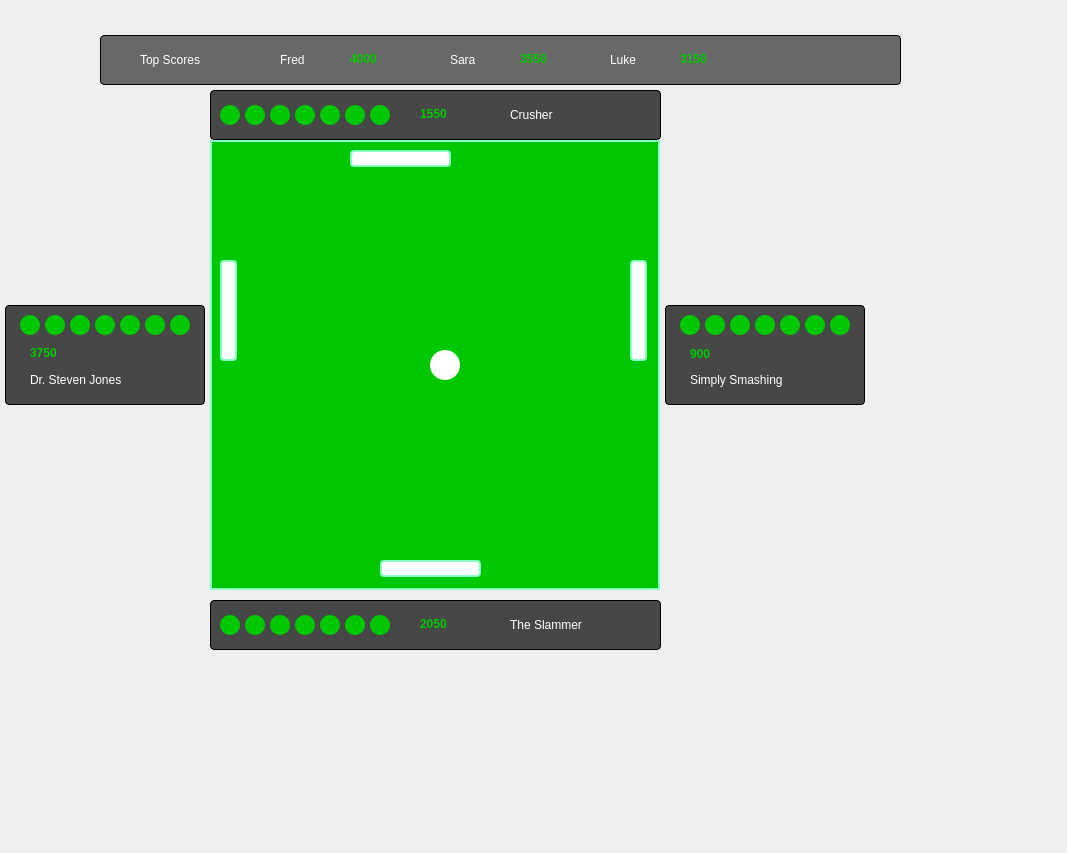
<?xml version="1.0" encoding="UTF-8"?>
<ui version="4.0">
 <class>clientingame</class>
 <widget class="QWidget" name="clientingame">
  <property name="geometry">
   <rect>
    <x>0</x>
    <y>0</y>
    <width>1067</width>
    <height>853</height>
   </rect>
  </property>
  <property name="windowTitle">
   <string>Form</string>
  </property>
  <widget class="QLabel" name="lblPlayerBoardR">
   <property name="geometry">
    <rect>
     <x>665</x>
     <y>305</y>
     <width>200</width>
     <height>100</height>
    </rect>
   </property>
   <property name="mouseTracking">
    <bool>true</bool>
   </property>
   <property name="styleSheet">
    <string notr="true">background-color: rgb(71, 71, 71);
border: 1px solid rgb(0, 0, 0);
color: rgb(0, 200, 0);
border-radius: 4px;</string>
   </property>
   <property name="text">
    <string/>
   </property>
  </widget>
  <widget class="QLabel" name="lblUsernamePT">
   <property name="geometry">
    <rect>
     <x>510</x>
     <y>105</y>
     <width>131</width>
     <height>20</height>
    </rect>
   </property>
   <property name="styleSheet">
    <string notr="true">background-color: rgb(71, 71, 71);
color: rgb(255, 255, 255);
text-align: center;</string>
   </property>
   <property name="text">
    <string>Crusher</string>
   </property>
  </widget>
  <widget class="QLabel" name="lblLife4PT">
   <property name="geometry">
    <rect>
     <x>295</x>
     <y>105</y>
     <width>20</width>
     <height>20</height>
    </rect>
   </property>
   <property name="styleSheet">
    <string notr="true">background-color: rgb(0, 200, 0);
border-radius: 10px;</string>
   </property>
   <property name="text">
    <string/>
   </property>
  </widget>
  <widget class="QLabel" name="lblScorePT">
   <property name="geometry">
    <rect>
     <x>420</x>
     <y>105</y>
     <width>61</width>
     <height>17</height>
    </rect>
   </property>
   <property name="font">
    <font>
     <weight>75</weight>
     <italic>false</italic>
     <bold>true</bold>
    </font>
   </property>
   <property name="styleSheet">
    <string notr="true">background-color: rgb(71, 71, 71);
color: rgb(0, 200, 0);
text-align: center;</string>
   </property>
   <property name="frameShadow">
    <enum>QFrame::Plain</enum>
   </property>
   <property name="text">
    <string>1550</string>
   </property>
  </widget>
  <widget class="QLabel" name="lblScorePR">
   <property name="geometry">
    <rect>
     <x>690</x>
     <y>345</y>
     <width>61</width>
     <height>17</height>
    </rect>
   </property>
   <property name="font">
    <font>
     <weight>75</weight>
     <italic>false</italic>
     <bold>true</bold>
    </font>
   </property>
   <property name="styleSheet">
    <string notr="true">background-color: rgb(71, 71, 71);
color: rgb(0, 200, 0);
text-align: center;</string>
   </property>
   <property name="frameShadow">
    <enum>QFrame::Plain</enum>
   </property>
   <property name="text">
    <string>900</string>
   </property>
  </widget>
  <widget class="QLabel" name="lblLife6PT">
   <property name="geometry">
    <rect>
     <x>345</x>
     <y>105</y>
     <width>20</width>
     <height>20</height>
    </rect>
   </property>
   <property name="styleSheet">
    <string notr="true">background-color: rgb(0, 200, 0);
border-radius: 10px;</string>
   </property>
   <property name="text">
    <string/>
   </property>
  </widget>
  <widget class="QLabel" name="lblLife2PL">
   <property name="geometry">
    <rect>
     <x>45</x>
     <y>315</y>
     <width>20</width>
     <height>20</height>
    </rect>
   </property>
   <property name="styleSheet">
    <string notr="true">background-color: rgb(0, 200, 0);
border-radius: 10px;</string>
   </property>
   <property name="text">
    <string/>
   </property>
  </widget>
  <widget class="QLabel" name="lblLife7PT">
   <property name="geometry">
    <rect>
     <x>370</x>
     <y>105</y>
     <width>20</width>
     <height>20</height>
    </rect>
   </property>
   <property name="styleSheet">
    <string notr="true">background-color: rgb(0, 200, 0);
border-radius: 10px;</string>
   </property>
   <property name="text">
    <string/>
   </property>
  </widget>
  <widget class="QLabel" name="lblLife3PT">
   <property name="geometry">
    <rect>
     <x>270</x>
     <y>105</y>
     <width>20</width>
     <height>20</height>
    </rect>
   </property>
   <property name="styleSheet">
    <string notr="true">background-color: rgb(0, 200, 0);
border-radius: 10px;</string>
   </property>
   <property name="text">
    <string/>
   </property>
  </widget>
  <widget class="QLabel" name="lblLife1PR">
   <property name="geometry">
    <rect>
     <x>680</x>
     <y>315</y>
     <width>20</width>
     <height>20</height>
    </rect>
   </property>
   <property name="styleSheet">
    <string notr="true">background-color: rgb(0, 200, 0);
border-radius: 10px;</string>
   </property>
   <property name="text">
    <string/>
   </property>
  </widget>
  <widget class="QLabel" name="lblLife7PR">
   <property name="geometry">
    <rect>
     <x>830</x>
     <y>315</y>
     <width>20</width>
     <height>20</height>
    </rect>
   </property>
   <property name="styleSheet">
    <string notr="true">background-color: rgb(0, 200, 0);
border-radius: 10px;</string>
   </property>
   <property name="text">
    <string/>
   </property>
  </widget>
  <widget class="QLabel" name="lblLife2PB">
   <property name="geometry">
    <rect>
     <x>245</x>
     <y>615</y>
     <width>20</width>
     <height>20</height>
    </rect>
   </property>
   <property name="styleSheet">
    <string notr="true">background-color: rgb(0, 200, 0);
border-radius: 10px;</string>
   </property>
   <property name="text">
    <string/>
   </property>
  </widget>
  <widget class="QLabel" name="lblLife4PR">
   <property name="geometry">
    <rect>
     <x>755</x>
     <y>315</y>
     <width>20</width>
     <height>20</height>
    </rect>
   </property>
   <property name="styleSheet">
    <string notr="true">background-color: rgb(0, 200, 0);
border-radius: 10px;</string>
   </property>
   <property name="text">
    <string/>
   </property>
  </widget>
  <widget class="QLabel" name="lblLife2PT">
   <property name="geometry">
    <rect>
     <x>245</x>
     <y>105</y>
     <width>20</width>
     <height>20</height>
    </rect>
   </property>
   <property name="styleSheet">
    <string notr="true">background-color: rgb(0, 200, 0);
border-radius: 10px;</string>
   </property>
   <property name="text">
    <string/>
   </property>
  </widget>
  <widget class="QLabel" name="lblTop3Score">
   <property name="geometry">
    <rect>
     <x>680</x>
     <y>50</y>
     <width>61</width>
     <height>17</height>
    </rect>
   </property>
   <property name="font">
    <font>
     <weight>75</weight>
     <italic>false</italic>
     <bold>true</bold>
    </font>
   </property>
   <property name="styleSheet">
    <string notr="true">background-color: rgb(104,104,104);
color: rgb(0, 200, 0);
text-align: center;</string>
   </property>
   <property name="frameShadow">
    <enum>QFrame::Plain</enum>
   </property>
   <property name="text">
    <string>3150</string>
   </property>
  </widget>
  <widget class="QLabel" name="lblUsernamePB">
   <property name="geometry">
    <rect>
     <x>510</x>
     <y>615</y>
     <width>131</width>
     <height>20</height>
    </rect>
   </property>
   <property name="styleSheet">
    <string notr="true">background-color: rgb(71, 71, 71);
color: rgb(255, 255, 255);
text-align: center;</string>
   </property>
   <property name="text">
    <string>The Slammer</string>
   </property>
  </widget>
  <widget class="QLabel" name="lblLife5PT">
   <property name="geometry">
    <rect>
     <x>320</x>
     <y>105</y>
     <width>20</width>
     <height>20</height>
    </rect>
   </property>
   <property name="styleSheet">
    <string notr="true">background-color: rgb(0, 200, 0);
border-radius: 10px;</string>
   </property>
   <property name="text">
    <string/>
   </property>
  </widget>
  <widget class="QLabel" name="lblLife3PL">
   <property name="geometry">
    <rect>
     <x>70</x>
     <y>315</y>
     <width>20</width>
     <height>20</height>
    </rect>
   </property>
   <property name="styleSheet">
    <string notr="true">background-color: rgb(0, 200, 0);
border-radius: 10px;</string>
   </property>
   <property name="text">
    <string/>
   </property>
  </widget>
  <widget class="QLabel" name="lblTop1Usrnm">
   <property name="geometry">
    <rect>
     <x>280</x>
     <y>50</y>
     <width>61</width>
     <height>20</height>
    </rect>
   </property>
   <property name="styleSheet">
    <string notr="true">background-color: rgb(104,104,104);
color: rgb(255, 255, 255);
text-align: center;</string>
   </property>
   <property name="text">
    <string>Fred</string>
   </property>
  </widget>
  <widget class="QLabel" name="lblLife3PR">
   <property name="geometry">
    <rect>
     <x>730</x>
     <y>315</y>
     <width>20</width>
     <height>20</height>
    </rect>
   </property>
   <property name="styleSheet">
    <string notr="true">background-color: rgb(0, 200, 0);
border-radius: 10px;</string>
   </property>
   <property name="text">
    <string/>
   </property>
  </widget>
  <widget class="QLabel" name="lblLife4PB">
   <property name="geometry">
    <rect>
     <x>295</x>
     <y>615</y>
     <width>20</width>
     <height>20</height>
    </rect>
   </property>
   <property name="styleSheet">
    <string notr="true">background-color: rgb(0, 200, 0);
border-radius: 10px;</string>
   </property>
   <property name="text">
    <string/>
   </property>
  </widget>
  <widget class="QLabel" name="lblScorePB">
   <property name="geometry">
    <rect>
     <x>420</x>
     <y>615</y>
     <width>61</width>
     <height>17</height>
    </rect>
   </property>
   <property name="font">
    <font>
     <weight>75</weight>
     <italic>false</italic>
     <bold>true</bold>
    </font>
   </property>
   <property name="styleSheet">
    <string notr="true">background-color: rgb(71, 71, 71);
color: rgb(0, 200, 0);
text-align: center;</string>
   </property>
   <property name="frameShadow">
    <enum>QFrame::Plain</enum>
   </property>
   <property name="text">
    <string>2050</string>
   </property>
  </widget>
  <widget class="QLabel" name="lblLeaderBoard">
   <property name="geometry">
    <rect>
     <x>100</x>
     <y>35</y>
     <width>801</width>
     <height>50</height>
    </rect>
   </property>
   <property name="mouseTracking">
    <bool>true</bool>
   </property>
   <property name="styleSheet">
    <string notr="true">background-color: rgb(104, 104, 104);
border: 1px solid rgb(0, 0, 0);
color: rgb(0, 200, 0);
border-radius: 4px;</string>
   </property>
   <property name="text">
    <string/>
   </property>
  </widget>
  <widget class="QLabel" name="lblLife6PR">
   <property name="geometry">
    <rect>
     <x>805</x>
     <y>315</y>
     <width>20</width>
     <height>20</height>
    </rect>
   </property>
   <property name="styleSheet">
    <string notr="true">background-color: rgb(0, 200, 0);
border-radius: 10px;</string>
   </property>
   <property name="text">
    <string/>
   </property>
  </widget>
  <widget class="QLabel" name="lblUsernamePR">
   <property name="geometry">
    <rect>
     <x>690</x>
     <y>370</y>
     <width>131</width>
     <height>20</height>
    </rect>
   </property>
   <property name="styleSheet">
    <string notr="true">background-color: rgb(71, 71, 71);
color: rgb(255, 255, 255);
text-align: center;</string>
   </property>
   <property name="text">
    <string>Simply Smashing</string>
   </property>
  </widget>
  <widget class="QLabel" name="lblLife5PB">
   <property name="geometry">
    <rect>
     <x>320</x>
     <y>615</y>
     <width>20</width>
     <height>20</height>
    </rect>
   </property>
   <property name="styleSheet">
    <string notr="true">background-color: rgb(0, 200, 0);
border-radius: 10px;</string>
   </property>
   <property name="text">
    <string/>
   </property>
  </widget>
  <widget class="QLabel" name="lblLife7PB">
   <property name="geometry">
    <rect>
     <x>370</x>
     <y>615</y>
     <width>20</width>
     <height>20</height>
    </rect>
   </property>
   <property name="styleSheet">
    <string notr="true">background-color: rgb(0, 200, 0);
border-radius: 10px;</string>
   </property>
   <property name="text">
    <string/>
   </property>
  </widget>
  <widget class="QLabel" name="lblLife7PL">
   <property name="geometry">
    <rect>
     <x>170</x>
     <y>315</y>
     <width>20</width>
     <height>20</height>
    </rect>
   </property>
   <property name="styleSheet">
    <string notr="true">background-color: rgb(0, 200, 0);
border-radius: 10px;</string>
   </property>
   <property name="text">
    <string/>
   </property>
  </widget>
  <widget class="QLabel" name="lblTop1Score">
   <property name="geometry">
    <rect>
     <x>350</x>
     <y>50</y>
     <width>61</width>
     <height>17</height>
    </rect>
   </property>
   <property name="font">
    <font>
     <weight>75</weight>
     <italic>false</italic>
     <bold>true</bold>
    </font>
   </property>
   <property name="styleSheet">
    <string notr="true">background-color: rgb(104,104,104);
color: rgb(0, 200, 0);
text-align: center;</string>
   </property>
   <property name="frameShadow">
    <enum>QFrame::Plain</enum>
   </property>
   <property name="text">
    <string>4000</string>
   </property>
  </widget>
  <widget class="QLabel" name="lblLife2PR">
   <property name="geometry">
    <rect>
     <x>705</x>
     <y>315</y>
     <width>20</width>
     <height>20</height>
    </rect>
   </property>
   <property name="styleSheet">
    <string notr="true">background-color: rgb(0, 200, 0);
border-radius: 10px;</string>
   </property>
   <property name="text">
    <string/>
   </property>
  </widget>
  <widget class="QLabel" name="lblPlayerBoardB">
   <property name="geometry">
    <rect>
     <x>210</x>
     <y>600</y>
     <width>451</width>
     <height>50</height>
    </rect>
   </property>
   <property name="mouseTracking">
    <bool>true</bool>
   </property>
   <property name="styleSheet">
    <string notr="true">background-color: rgb(71, 71, 71);
border: 1px solid rgb(0, 0, 0);
color: rgb(0, 200, 0);
border-radius: 4px;</string>
   </property>
   <property name="text">
    <string/>
   </property>
  </widget>
  <widget class="QLabel" name="lblLife1PB">
   <property name="geometry">
    <rect>
     <x>220</x>
     <y>615</y>
     <width>20</width>
     <height>20</height>
    </rect>
   </property>
   <property name="styleSheet">
    <string notr="true">background-color: rgb(0, 200, 0);
border-radius: 10px;</string>
   </property>
   <property name="text">
    <string/>
   </property>
  </widget>
  <widget class="QLabel" name="lblLife1PL">
   <property name="geometry">
    <rect>
     <x>20</x>
     <y>315</y>
     <width>20</width>
     <height>20</height>
    </rect>
   </property>
   <property name="styleSheet">
    <string notr="true">background-color: rgb(0, 200, 0);
border-radius: 10px;</string>
   </property>
   <property name="text">
    <string/>
   </property>
  </widget>
  <widget class="QLabel" name="lblScorePL">
   <property name="geometry">
    <rect>
     <x>30</x>
     <y>345</y>
     <width>61</width>
     <height>16</height>
    </rect>
   </property>
   <property name="font">
    <font>
     <weight>75</weight>
     <italic>false</italic>
     <bold>true</bold>
    </font>
   </property>
   <property name="styleSheet">
    <string notr="true">background-color: rgb(71, 71, 71);
color: rgb(0, 200, 0);
text-align: center;</string>
   </property>
   <property name="frameShadow">
    <enum>QFrame::Plain</enum>
   </property>
   <property name="text">
    <string>3750</string>
   </property>
  </widget>
  <widget class="QLabel" name="lblLife1PT">
   <property name="geometry">
    <rect>
     <x>220</x>
     <y>105</y>
     <width>20</width>
     <height>20</height>
    </rect>
   </property>
   <property name="styleSheet">
    <string notr="true">background-color: rgb(0, 200, 0);
border-radius: 10px;</string>
   </property>
   <property name="text">
    <string/>
   </property>
  </widget>
  <widget class="QLabel" name="lblUsernamePL">
   <property name="geometry">
    <rect>
     <x>30</x>
     <y>370</y>
     <width>131</width>
     <height>20</height>
    </rect>
   </property>
   <property name="styleSheet">
    <string notr="true">background-color: rgb(71, 71, 71);
color: rgb(255, 255, 255);
text-align: center;</string>
   </property>
   <property name="text">
    <string>Dr. Steven Jones</string>
   </property>
  </widget>
  <widget class="QLabel" name="lblLife5PL">
   <property name="geometry">
    <rect>
     <x>120</x>
     <y>315</y>
     <width>20</width>
     <height>20</height>
    </rect>
   </property>
   <property name="styleSheet">
    <string notr="true">background-color: rgb(0, 200, 0);
border-radius: 10px;</string>
   </property>
   <property name="text">
    <string/>
   </property>
  </widget>
  <widget class="QLabel" name="lblLife4PL">
   <property name="geometry">
    <rect>
     <x>95</x>
     <y>315</y>
     <width>20</width>
     <height>20</height>
    </rect>
   </property>
   <property name="styleSheet">
    <string notr="true">background-color: rgb(0, 200, 0);
border-radius: 10px;</string>
   </property>
   <property name="text">
    <string/>
   </property>
  </widget>
  <widget class="QLabel" name="lblLife6PB">
   <property name="geometry">
    <rect>
     <x>345</x>
     <y>615</y>
     <width>20</width>
     <height>20</height>
    </rect>
   </property>
   <property name="styleSheet">
    <string notr="true">background-color: rgb(0, 200, 0);
border-radius: 10px;</string>
   </property>
   <property name="text">
    <string/>
   </property>
  </widget>
  <widget class="QLabel" name="lblLife6PL">
   <property name="geometry">
    <rect>
     <x>145</x>
     <y>315</y>
     <width>20</width>
     <height>20</height>
    </rect>
   </property>
   <property name="styleSheet">
    <string notr="true">background-color: rgb(0, 200, 0);
border-radius: 10px;</string>
   </property>
   <property name="text">
    <string/>
   </property>
  </widget>
  <widget class="QLabel" name="lblPlayerBoardL">
   <property name="geometry">
    <rect>
     <x>5</x>
     <y>305</y>
     <width>200</width>
     <height>100</height>
    </rect>
   </property>
   <property name="mouseTracking">
    <bool>true</bool>
   </property>
   <property name="styleSheet">
    <string notr="true">background-color: rgb(71, 71, 71);
border: 1px solid rgb(0, 0, 0);
color: rgb(0, 200, 0);
border-radius: 4px;</string>
   </property>
   <property name="text">
    <string/>
   </property>
  </widget>
  <widget class="QLabel" name="lblLife3PB">
   <property name="geometry">
    <rect>
     <x>270</x>
     <y>615</y>
     <width>20</width>
     <height>20</height>
    </rect>
   </property>
   <property name="styleSheet">
    <string notr="true">background-color: rgb(0, 200, 0);
border-radius: 10px;</string>
   </property>
   <property name="text">
    <string/>
   </property>
  </widget>
  <widget class="QLabel" name="lblTop2Score">
   <property name="geometry">
    <rect>
     <x>520</x>
     <y>50</y>
     <width>61</width>
     <height>17</height>
    </rect>
   </property>
   <property name="font">
    <font>
     <weight>75</weight>
     <italic>false</italic>
     <bold>true</bold>
    </font>
   </property>
   <property name="styleSheet">
    <string notr="true">background-color: rgb(104,104,104);
color: rgb(0, 200, 0);
text-align: center;</string>
   </property>
   <property name="frameShadow">
    <enum>QFrame::Plain</enum>
   </property>
   <property name="text">
    <string>3550</string>
   </property>
  </widget>
  <widget class="QWidget" name="gameCourt" native="true">
   <property name="enabled">
    <bool>true</bool>
   </property>
   <property name="geometry">
    <rect>
     <x>210</x>
     <y>140</y>
     <width>450</width>
     <height>450</height>
    </rect>
   </property>
   <property name="styleSheet">
    <string notr="true">background-color: rgb(0, 200, 0);
border: 2px solid rgb(137, 255, 200);
box-shadow: 10px 10px 30px rgb(0, 0, 0);</string>
   </property>
   <widget class="QLabel" name="lblBall_2">
    <property name="geometry">
     <rect>
      <x>220</x>
      <y>210</y>
      <width>30</width>
      <height>30</height>
     </rect>
    </property>
    <property name="styleSheet">
     <string notr="true">border: 0px solid rgb(255, 255, 255);
background-color: rgb(255, 255, 255);
border-radius: 15px;</string>
    </property>
    <property name="text">
     <string/>
    </property>
   </widget>
   <widget class="QLabel" name="paddle_0">
    <property name="geometry">
     <rect>
      <x>170</x>
      <y>420</y>
      <width>101</width>
      <height>17</height>
     </rect>
    </property>
    <property name="sizePolicy">
     <sizepolicy hsizetype="Preferred" vsizetype="Preferred">
      <horstretch>0</horstretch>
      <verstretch>0</verstretch>
     </sizepolicy>
    </property>
    <property name="baseSize">
     <size>
      <width>0</width>
      <height>0</height>
     </size>
    </property>
    <property name="styleSheet">
     <string notr="true">background-color: rgb(255, 255, 255);
border-radius: 4px;</string>
    </property>
    <property name="frameShadow">
     <enum>QFrame::Raised</enum>
    </property>
    <property name="text">
     <string/>
    </property>
   </widget>
   <widget class="QLabel" name="paddle_1">
    <property name="geometry">
     <rect>
      <x>10</x>
      <y>120</y>
      <width>17</width>
      <height>101</height>
     </rect>
    </property>
    <property name="sizePolicy">
     <sizepolicy hsizetype="Preferred" vsizetype="Preferred">
      <horstretch>0</horstretch>
      <verstretch>0</verstretch>
     </sizepolicy>
    </property>
    <property name="baseSize">
     <size>
      <width>0</width>
      <height>0</height>
     </size>
    </property>
    <property name="styleSheet">
     <string notr="true">background-color: rgb(255, 255, 255);
border-radius: 4px;</string>
    </property>
    <property name="frameShadow">
     <enum>QFrame::Raised</enum>
    </property>
    <property name="text">
     <string/>
    </property>
   </widget>
   <widget class="QLabel" name="paddle_3">
    <property name="geometry">
     <rect>
      <x>420</x>
      <y>120</y>
      <width>17</width>
      <height>101</height>
     </rect>
    </property>
    <property name="sizePolicy">
     <sizepolicy hsizetype="Preferred" vsizetype="Preferred">
      <horstretch>0</horstretch>
      <verstretch>0</verstretch>
     </sizepolicy>
    </property>
    <property name="baseSize">
     <size>
      <width>0</width>
      <height>0</height>
     </size>
    </property>
    <property name="styleSheet">
     <string notr="true">background-color: rgb(255, 255, 255);
border-radius: 4px;</string>
    </property>
    <property name="frameShadow">
     <enum>QFrame::Raised</enum>
    </property>
    <property name="text">
     <string/>
    </property>
   </widget>
   <widget class="QLabel" name="paddle_2">
    <property name="geometry">
     <rect>
      <x>140</x>
      <y>10</y>
      <width>101</width>
      <height>17</height>
     </rect>
    </property>
    <property name="sizePolicy">
     <sizepolicy hsizetype="Preferred" vsizetype="Preferred">
      <horstretch>0</horstretch>
      <verstretch>0</verstretch>
     </sizepolicy>
    </property>
    <property name="baseSize">
     <size>
      <width>0</width>
      <height>0</height>
     </size>
    </property>
    <property name="styleSheet">
     <string notr="true">background-color: rgb(255, 255, 255);
border-radius: 4px;</string>
    </property>
    <property name="frameShadow">
     <enum>QFrame::Raised</enum>
    </property>
    <property name="text">
     <string/>
    </property>
   </widget>
  </widget>
  <widget class="QLabel" name="lblLeaderBoardTitle">
   <property name="geometry">
    <rect>
     <x>140</x>
     <y>50</y>
     <width>81</width>
     <height>20</height>
    </rect>
   </property>
   <property name="styleSheet">
    <string notr="true">background-color: rgb(104,104,104);
color: rgb(255, 255, 255);
text-align: center;</string>
   </property>
   <property name="text">
    <string>Top Scores</string>
   </property>
  </widget>
  <widget class="QLabel" name="lblLife5PR">
   <property name="geometry">
    <rect>
     <x>780</x>
     <y>315</y>
     <width>20</width>
     <height>20</height>
    </rect>
   </property>
   <property name="styleSheet">
    <string notr="true">background-color: rgb(0, 200, 0);
border-radius: 10px;</string>
   </property>
   <property name="text">
    <string/>
   </property>
  </widget>
  <widget class="QLabel" name="lblTop2Usrnm">
   <property name="geometry">
    <rect>
     <x>450</x>
     <y>50</y>
     <width>61</width>
     <height>20</height>
    </rect>
   </property>
   <property name="styleSheet">
    <string notr="true">background-color: rgb(104,104,104);
color: rgb(255, 255, 255);
text-align: center;</string>
   </property>
   <property name="text">
    <string>Sara</string>
   </property>
  </widget>
  <widget class="QLabel" name="lblTop3Usrnm">
   <property name="geometry">
    <rect>
     <x>610</x>
     <y>50</y>
     <width>61</width>
     <height>20</height>
    </rect>
   </property>
   <property name="styleSheet">
    <string notr="true">background-color: rgb(104,104,104);
color: rgb(255, 255, 255);
text-align: center;</string>
   </property>
   <property name="text">
    <string>Luke</string>
   </property>
  </widget>
  <widget class="QLabel" name="lblPlayerBoardT">
   <property name="geometry">
    <rect>
     <x>210</x>
     <y>90</y>
     <width>451</width>
     <height>50</height>
    </rect>
   </property>
   <property name="mouseTracking">
    <bool>true</bool>
   </property>
   <property name="styleSheet">
    <string notr="true">background-color: rgb(71, 71, 71);
border: 1px solid rgb(0, 0, 0);
color: rgb(0, 200, 0);
border-radius: 4px;</string>
   </property>
   <property name="text">
    <string/>
   </property>
  </widget>
  <zorder>lblPlayerBoardL</zorder>
  <zorder>gameCourt</zorder>
  <zorder>lblPlayerBoardB</zorder>
  <zorder>lblPlayerBoardR</zorder>
  <zorder>lblLeaderBoard</zorder>
  <zorder>lblPlayerBoardT</zorder>
  <zorder>lblUsernamePT</zorder>
  <zorder>lblLife4PT</zorder>
  <zorder>lblScorePT</zorder>
  <zorder>lblScorePR</zorder>
  <zorder>lblLife6PT</zorder>
  <zorder>lblLife2PL</zorder>
  <zorder>lblLife7PT</zorder>
  <zorder>lblLife3PT</zorder>
  <zorder>lblLife1PR</zorder>
  <zorder>lblLife7PR</zorder>
  <zorder>lblLife2PB</zorder>
  <zorder>lblLife4PR</zorder>
  <zorder>lblLife2PT</zorder>
  <zorder>lblTop3Score</zorder>
  <zorder>lblUsernamePB</zorder>
  <zorder>lblLife5PT</zorder>
  <zorder>lblLife3PL</zorder>
  <zorder>lblTop1Usrnm</zorder>
  <zorder>lblLife3PR</zorder>
  <zorder>lblLife4PB</zorder>
  <zorder>lblScorePB</zorder>
  <zorder>lblLife6PR</zorder>
  <zorder>lblUsernamePR</zorder>
  <zorder>lblLife5PB</zorder>
  <zorder>lblLife7PB</zorder>
  <zorder>lblLife7PL</zorder>
  <zorder>lblTop1Score</zorder>
  <zorder>lblLife2PR</zorder>
  <zorder>lblLife1PB</zorder>
  <zorder>lblLife1PL</zorder>
  <zorder>lblScorePL</zorder>
  <zorder>lblLife1PT</zorder>
  <zorder>lblUsernamePL</zorder>
  <zorder>lblLife5PL</zorder>
  <zorder>lblLife4PL</zorder>
  <zorder>lblLife6PB</zorder>
  <zorder>lblLife6PL</zorder>
  <zorder>lblLife3PB</zorder>
  <zorder>lblTop2Score</zorder>
  <zorder>lblLeaderBoardTitle</zorder>
  <zorder>lblLife5PR</zorder>
  <zorder>lblTop2Usrnm</zorder>
  <zorder>lblTop3Usrnm</zorder>
 </widget>
 <resources/>
 <connections/>
</ui>
